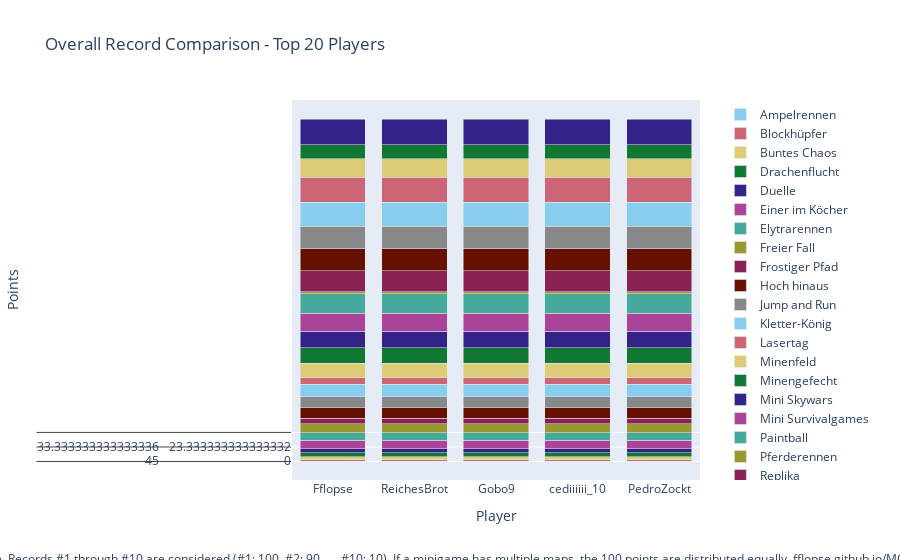

Notebook code cell kept with this figure:
### Code cell
import plotly.graph_objects as go

# Sum all columns to get the total score
outDf['Total'] = outDf.sum(axis=1)

# Sort by total score and fill N/A values with 0
outDf = outDf.sort_values(by='Total', ascending=False).fillna(0)

# Crop to top 10 players
cropDf = outDf.head(20).copy()

# Drop the 'Total' column for plotting
cropDf = cropDf.drop(columns=['Total'])

# Create a color palette
color_palette = px.colors.qualitative.Safe

# Create the stacked bar plot
fig = go.Figure()

for column in cropDf.columns.difference(['Player']):
    fig.add_trace(go.Bar(
        x=cropDf.index,
        y=cropDf[column],
        name=column,
        marker_color=color_palette[len(fig.data) % len(color_palette)]
    ))

# Update layout
fig.update_layout(
    barmode='stack',
    title='Overall Record Comparison - Top 20 Players',
    xaxis=dict(title='Player'),
    yaxis=dict(title='Points'),
    #height=800,
    #width=1000,
    legend=dict(
        x=1.05,
        y=0.5,
        traceorder='normal',
        font=dict(size=12),
        bgcolor='rgba(255, 255, 255, 0)',
        bordercolor='rgba(0, 0, 0, 0)'
    ),
    margin=dict(r=200),  # Adjust right margin to make room for the legend
    annotations=[
        dict(
            x=0.5,
            y=-0.235,
            xref='paper',
            yref='paper',
            text='Max 100 points per minigame. Records #1 through #10 are considered (#1: 100, #2: 90, ..., #10: 10). If a minigame has multiple maps, the 100 points are distributed equally. fflopse.github.io/MCP-Records/data-analysis/global-ranking.ipynb',
            showarrow=False,
            font=dict(size=12),
            xanchor='center'
        )
    ]
)

fig.show()

# save the plot as an html file

fig.write_html('out/overall_record_comparison.html')

### Figure 1 — Plotly figure (JSON) as saved in the notebook; plotly's stock layout.template omitted (floating-point values rounded to 4 significant figures)
{"data": [{"marker": {"color": "rgb(136, 204, 238)"}, "name": "Ampelrennen", "type": "bar", "x": ["Fflopse", "ReichesBrot", "Gobo9", "cediiiiii_10", "PedroZockt", "HerrDante", "Ex4cted", "_n3d", "JOW23", "lizsyy", "Freeeedom", "yiiq", "CML_Justin", "2wc", "Umgfoin", "yzvm", "DarkCobweb", "Ninivee", "camman18YT", "KakaMC"], "y": [[45, 45, 45, 45, 45], [0, 0, 0, 0, 0], [50, 50, 50, 50, 50], [15, 15, 15, 15, 15], [70, 70, 70, 70, 70], [25, 25, 25, 25, 25], [45, 45, 45, 45, 45], [20, 20, 20, 20, 20], [0, 0, 0, 0, 0], [10, 10, 10, 10, 10], [0, 0, 0, 0, 0], [0, 0, 0, 0, 0], [0, 0, 0, 0, 0], [0, 0, 0, 0, 0], [50, 50, 50, 50, 50], [0, 0, 0, 0, 0], [0, 0, 0, 0, 0], [0, 0, 0, 0, 0], [0, 0, 0, 0, 0], [0, 0, 0, 0, 0]]}, {"marker": {"color": "rgb(204, 102, 119)"}, "name": "Blockhüpfer", "type": "bar", "x": ["Fflopse", "ReichesBrot", "Gobo9", "cediiiiii_10", "PedroZockt", "HerrDante", "Ex4cted", "_n3d", "JOW23", "lizsyy", "Freeeedom", "yiiq", "CML_Justin", "2wc", "Umgfoin", "yzvm", "DarkCobweb", "Ninivee", "camman18YT", "KakaMC"], "y": [[90, 90, 90, 90, 90], [100, 100, 100, 100, 100], [50, 50, 50, 50, 50], [0, 0, 0, 0, 0], [0, 0, 0, 0, 0], [0, 0, 0, 0, 0], [80, 80, 80, 80, 80], [0, 0, 0, 0, 0], [0, 0, 0, 0, 0], [30, 30, 30, 30, 30], [0, 0, 0, 0, 0], [0, 0, 0, 0, 0], [70, 70, 70, 70, 70], [0, 0, 0, 0, 0], [0, 0, 0, 0, 0], [0, 0, 0, 0, 0], [0, 0, 0, 0, 0], [0, 0, 0, 0, 0], [0, 0, 0, 0, 0], [0, 0, 0, 0, 0]]}, {"marker": {"color": "rgb(221, 204, 119)"}, "name": "Buntes Chaos", "type": "bar", "x": ["Fflopse", "ReichesBrot", "Gobo9", "cediiiiii_10", "PedroZockt", "HerrDante", "Ex4cted", "_n3d", "JOW23", "lizsyy", "Freeeedom", "yiiq", "CML_Justin", "2wc", "Umgfoin", "yzvm", "DarkCobweb", "Ninivee", "camman18YT", "KakaMC"], "y": [[100, 100, 100, 100, 100], [100, 100, 100, 100, 100], [50, 50, 50, 50, 50], [50, 50, 50, 50, 50], [100, 100, 100, 100, 100], [50, 50, 50, 50, 50], [50, 50, 50, 50, 50], [100, 100, 100, 100, 100], [0, 0, 0, 0, 0], [100, 100, 100, 100, 100], [50, 50, 50, 50, 50], [0, 0, 0, 0, 0], [50, 50, 50, 50, 50], [0, 0, 0, 0, 0], [100, 100, 100, 100, 100], [0, 0, 0, 0, 0], [0, 0, 0, 0, 0], [100, 100, 100, 100, 100], [0, 0, 0, 0, 0], [100, 100, 100, 100, 100]]}, {"marker": {"color": "rgb(17, 119, 51)"}, "name": "Drachenflucht", "type": "bar", "x": ["Fflopse", "ReichesBrot", "Gobo9", "cediiiiii_10", "PedroZockt", "HerrDante", "Ex4cted", "_n3d", "JOW23", "lizsyy", "Freeeedom", "yiiq", "CML_Justin", "2wc", "Umgfoin", "yzvm", "DarkCobweb", "Ninivee", "camman18YT", "KakaMC"], "y": [[0, 0, 0, 0, 0], [0, 0, 0, 0, 0], [0, 0, 0, 0, 0], [0, 0, 0, 0, 0], [33.33, 33.33, 33.33, 33.33, 33.33], [0, 0, 0, 0, 0], [0, 0, 0, 0, 0], [0, 0, 0, 0, 0], [0, 0, 0, 0, 0], [33.33, 33.33, 33.33, 33.33, 33.33], [0, 0, 0, 0, 0], [0, 0, 0, 0, 0], [0, 0, 0, 0, 0], [0, 0, 0, 0, 0], [0, 0, 0, 0, 0], [0, 0, 0, 0, 0], [0, 0, 0, 0, 0], [0, 0, 0, 0, 0], [0, 0, 0, 0, 0], [0, 0, 0, 0, 0]]}, {"marker": {"color": "rgb(51, 34, 136)"}, "name": "Duelle", "type": "bar", "x": ["Fflopse", "ReichesBrot", "Gobo9", "cediiiiii_10", "PedroZockt", "HerrDante", "Ex4cted", "_n3d", "JOW23", "lizsyy", "Freeeedom", "yiiq", "CML_Justin", "2wc", "Umgfoin", "yzvm", "DarkCobweb", "Ninivee", "camman18YT", "KakaMC"], "y": [[0, 0, 0, 0, 0], [0, 0, 0, 0, 0], [0, 0, 0, 0, 0], [60, 60, 60, 60, 60], [0, 0, 0, 0, 0], [0, 0, 0, 0, 0], [0, 0, 0, 0, 0], [0, 0, 0, 0, 0], [0, 0, 0, 0, 0], [0, 0, 0, 0, 0], [0, 0, 0, 0, 0], [0, 0, 0, 0, 0], [0, 0, 0, 0, 0], [60, 60, 60, 60, 60], [0, 0, 0, 0, 0], [60, 60, 60, 60, 60], [60, 60, 60, 60, 60], [0, 0, 0, 0, 0], [0, 0, 0, 0, 0], [0, 0, 0, 0, 0]]}, {"marker": {"color": "rgb(170, 68, 153)"}, "name": "Einer im Köcher", "type": "bar", "x": ["Fflopse", "ReichesBrot", "Gobo9", "cediiiiii_10", "PedroZockt", "HerrDante", "Ex4cted", "_n3d", "JOW23", "lizsyy", "Freeeedom", "yiiq", "CML_Justin", "2wc", "Umgfoin", "yzvm", "DarkCobweb", "Ninivee", "camman18YT", "KakaMC"], "y": [[83.33, 83.33, 83.33, 83.33, 83.33], [13.33, 13.33, 13.33, 13.33, 13.33], [23.33, 23.33, 23.33, 23.33, 23.33], [36.67, 36.67, 36.67, 36.67, 36.67], [0, 0, 0, 0, 0], [83.33, 83.33, 83.33, 83.33, 83.33], [0, 0, 0, 0, 0], [10, 10, 10, 10, 10], [13.33, 13.33, 13.33, 13.33, 13.33], [0, 0, 0, 0, 0], [33.33, 33.33, 33.33, 33.33, 33.33], [0, 0, 0, 0, 0], [0, 0, 0, 0, 0], [0, 0, 0, 0, 0], [0, 0, 0, 0, 0], [0, 0, 0, 0, 0], [0, 0, 0, 0, 0], [0, 0, 0, 0, 0], [0, 0, 0, 0, 0], [0, 0, 0, 0, 0]]}, {"marker": {"color": "rgb(68, 170, 153)"}, "name": "Elytrarennen", "type": "bar", "x": ["Fflopse", "ReichesBrot", "Gobo9", "cediiiiii_10", "PedroZockt", "HerrDante", "Ex4cted", "_n3d", "JOW23", "lizsyy", "Freeeedom", "yiiq", "CML_Justin", "2wc", "Umgfoin", "yzvm", "DarkCobweb", "Ninivee", "camman18YT", "KakaMC"], "y": [[83.33, 83.33, 83.33, 83.33, 83.33], [100, 100, 100, 100, 100], [50, 50, 50, 50, 50], [0, 0, 0, 0, 0], [0, 0, 0, 0, 0], [0, 0, 0, 0, 0], [0, 0, 0, 0, 0], [50, 50, 50, 50, 50], [0, 0, 0, 0, 0], [0, 0, 0, 0, 0], [73.33, 73.33, 73.33, 73.33, 73.33], [0, 0, 0, 0, 0], [53.33, 53.33, 53.33, 53.33, 53.33], [0, 0, 0, 0, 0], [10, 10, 10, 10, 10], [0, 0, 0, 0, 0], [0, 0, 0, 0, 0], [0, 0, 0, 0, 0], [0, 0, 0, 0, 0], [0, 0, 0, 0, 0]]}, {"marker": {"color": "rgb(153, 153, 51)"}, "name": "Freier Fall", "type": "bar", "x": ["Fflopse", "ReichesBrot", "Gobo9", "cediiiiii_10", "PedroZockt", "HerrDante", "Ex4cted", "_n3d", "JOW23", "lizsyy", "Freeeedom", "yiiq", "CML_Justin", "2wc", "Umgfoin", "yzvm", "DarkCobweb", "Ninivee", "camman18YT", "KakaMC"], "y": [[47.5, 47.5, 47.5, 47.5, 47.5], [35, 35, 35, 35, 35], [50, 50, 50, 50, 50], [50, 50, 50, 50, 50], [25, 25, 25, 25, 25], [62.5, 62.5, 62.5, 62.5, 62.5], [12.5, 12.5, 12.5, 12.5, 12.5], [10, 10, 10, 10, 10], [0, 0, 0, 0, 0], [0, 0, 0, 0, 0], [5, 5, 5, 5, 5], [0, 0, 0, 0, 0], [7.5, 7.5, 7.5, 7.5, 7.5], [40, 40, 40, 40, 40], [0, 0, 0, 0, 0], [0, 0, 0, 0, 0], [0, 0, 0, 0, 0], [0, 0, 0, 0, 0], [0, 0, 0, 0, 0], [0, 0, 0, 0, 0]]}, {"marker": {"color": "rgb(136, 34, 85)"}, "name": "Frostiger Pfad", "type": "bar", "x": ["Fflopse", "ReichesBrot", "Gobo9", "cediiiiii_10", "PedroZockt", "HerrDante", "Ex4cted", "_n3d", "JOW23", "lizsyy", "Freeeedom", "yiiq", "CML_Justin", "2wc", "Umgfoin", "yzvm", "DarkCobweb", "Ninivee", "camman18YT", "KakaMC"], "y": [[0, 0, 0, 0, 0], [90, 90, 90, 90, 90], [100, 100, 100, 100, 100], [0, 0, 0, 0, 0], [0, 0, 0, 0, 0], [0, 0, 0, 0, 0], [0, 0, 0, 0, 0], [20, 20, 20, 20, 20], [0, 0, 0, 0, 0], [0, 0, 0, 0, 0], [80, 80, 80, 80, 80], [0, 0, 0, 0, 0], [0, 0, 0, 0, 0], [0, 0, 0, 0, 0], [0, 0, 0, 0, 0], [0, 0, 0, 0, 0], [0, 0, 0, 0, 0], [60, 60, 60, 60, 60], [0, 0, 0, 0, 0], [0, 0, 0, 0, 0]]}, {"marker": {"color": "rgb(102, 17, 0)"}, "name": "Hoch hinaus", "type": "bar", "x": ["Fflopse", "ReichesBrot", "Gobo9", "cediiiiii_10", "PedroZockt", "HerrDante", "Ex4cted", "_n3d", "JOW23", "lizsyy", "Freeeedom", "yiiq", "CML_Justin", "2wc", "Umgfoin", "yzvm", "DarkCobweb", "Ninivee", "camman18YT", "KakaMC"], "y": [[80, 80, 80, 80, 80], [60, 60, 60, 60, 60], [70, 70, 70, 70, 70], [0, 0, 0, 0, 0], [90, 90, 90, 90, 90], [0, 0, 0, 0, 0], [20, 20, 20, 20, 20], [0, 0, 0, 0, 0], [50, 50, 50, 50, 50], [0, 0, 0, 0, 0], [0, 0, 0, 0, 0], [0, 0, 0, 0, 0], [40, 40, 40, 40, 40], [0, 0, 0, 0, 0], [0, 0, 0, 0, 0], [0, 0, 0, 0, 0], [0, 0, 0, 0, 0], [0, 0, 0, 0, 0], [0, 0, 0, 0, 0], [0, 0, 0, 0, 0]]}, {"marker": {"color": "rgb(136, 136, 136)"}, "name": "Jump and Run", "type": "bar", "x": ["Fflopse", "ReichesBrot", "Gobo9", "cediiiiii_10", "PedroZockt", "HerrDante", "Ex4cted", "_n3d", "JOW23", "lizsyy", "Freeeedom", "yiiq", "CML_Justin", "2wc", "Umgfoin", "yzvm", "DarkCobweb", "Ninivee", "camman18YT", "KakaMC"], "y": [[53.33, 53.33, 53.33, 53.33, 53.33], [93.33, 93.33, 93.33, 93.33, 93.33], [93.33, 93.33, 93.33, 93.33, 93.33], [20, 20, 20, 20, 20], [33.33, 33.33, 33.33, 33.33, 33.33], [23.33, 23.33, 23.33, 23.33, 23.33], [0, 0, 0, 0, 0], [0, 0, 0, 0, 0], [0, 0, 0, 0, 0], [13.33, 13.33, 13.33, 13.33, 13.33], [0, 0, 0, 0, 0], [0, 0, 0, 0, 0], [0, 0, 0, 0, 0], [13.33, 13.33, 13.33, 13.33, 13.33], [0, 0, 0, 0, 0], [0, 0, 0, 0, 0], [0, 0, 0, 0, 0], [0, 0, 0, 0, 0], [33.33, 33.33, 33.33, 33.33, 33.33], [10, 10, 10, 10, 10]]}, {"marker": {"color": "rgb(136, 204, 238)"}, "name": "Kletter-König", "type": "bar", "x": ["Fflopse", "ReichesBrot", "Gobo9", "cediiiiii_10", "PedroZockt", "HerrDante", "Ex4cted", "_n3d", "JOW23", "lizsyy", "Freeeedom", "yiiq", "CML_Justin", "2wc", "Umgfoin", "yzvm", "DarkCobweb", "Ninivee", "camman18YT", "KakaMC"], "y": [[85, 85, 85, 85, 85], [100, 100, 100, 100, 100], [30, 30, 30, 30, 30], [0, 0, 0, 0, 0], [10, 10, 10, 10, 10], [20, 20, 20, 20, 20], [0, 0, 0, 0, 0], [0, 0, 0, 0, 0], [0, 0, 0, 0, 0], [0, 0, 0, 0, 0], [0, 0, 0, 0, 0], [80, 80, 80, 80, 80], [0, 0, 0, 0, 0], [0, 0, 0, 0, 0], [0, 0, 0, 0, 0], [20, 20, 20, 20, 20], [0, 0, 0, 0, 0], [0, 0, 0, 0, 0], [40, 40, 40, 40, 40], [0, 0, 0, 0, 0]]}, {"marker": {"color": "rgb(204, 102, 119)"}, "name": "Lasertag", "type": "bar", "x": ["Fflopse", "ReichesBrot", "Gobo9", "cediiiiii_10", "PedroZockt", "HerrDante", "Ex4cted", "_n3d", "JOW23", "lizsyy", "Freeeedom", "yiiq", "CML_Justin", "2wc", "Umgfoin", "yzvm", "DarkCobweb", "Ninivee", "camman18YT", "KakaMC"], "y": [[83.33, 83.33, 83.33, 83.33, 83.33], [0, 0, 0, 0, 0], [26.67, 26.67, 26.67, 26.67, 26.67], [0, 0, 0, 0, 0], [33.33, 33.33, 33.33, 33.33, 33.33], [83.33, 83.33, 83.33, 83.33, 83.33], [30, 30, 30, 30, 30], [0, 0, 0, 0, 0], [50, 50, 50, 50, 50], [0, 0, 0, 0, 0], [0, 0, 0, 0, 0], [0, 0, 0, 0, 0], [0, 0, 0, 0, 0], [23.33, 23.33, 23.33, 23.33, 23.33], [0, 0, 0, 0, 0], [0, 0, 0, 0, 0], [0, 0, 0, 0, 0], [0, 0, 0, 0, 0], [0, 0, 0, 0, 0], [0, 0, 0, 0, 0]]}, {"marker": {"color": "rgb(221, 204, 119)"}, "name": "Minenfeld", "type": "bar", "x": ["Fflopse", "ReichesBrot", "Gobo9", "cediiiiii_10", "PedroZockt", "HerrDante", "Ex4cted", "_n3d", "JOW23", "lizsyy", "Freeeedom", "yiiq", "CML_Justin", "2wc", "Umgfoin", "yzvm", "DarkCobweb", "Ninivee", "camman18YT", "KakaMC"], "y": [[33.33, 33.33, 33.33, 33.33, 33.33], [23.33, 23.33, 23.33, 23.33, 23.33], [13.33, 13.33, 13.33, 13.33, 13.33], [10, 10, 10, 10, 10], [0, 0, 0, 0, 0], [40, 40, 40, 40, 40], [10, 10, 10, 10, 10], [26.67, 26.67, 26.67, 26.67, 26.67], [0, 0, 0, 0, 0], [0, 0, 0, 0, 0], [0, 0, 0, 0, 0], [0, 0, 0, 0, 0], [0, 0, 0, 0, 0], [0, 0, 0, 0, 0], [0, 0, 0, 0, 0], [0, 0, 0, 0, 0], [0, 0, 0, 0, 0], [20, 20, 20, 20, 20], [0, 0, 0, 0, 0], [0, 0, 0, 0, 0]]}, {"marker": {"color": "rgb(17, 119, 51)"}, "name": "Minengefecht", "type": "bar", "x": ["Fflopse", "ReichesBrot", "Gobo9", "cediiiiii_10", "PedroZockt", "HerrDante", "Ex4cted", "_n3d", "JOW23", "lizsyy", "Freeeedom", "yiiq", "CML_Justin", "2wc", "Umgfoin", "yzvm", "DarkCobweb", "Ninivee", "camman18YT", "KakaMC"], "y": [[12.5, 12.5, 12.5, 12.5, 12.5], [22.5, 22.5, 22.5, 22.5, 22.5], [30, 30, 30, 30, 30], [75, 75, 75, 75, 75], [0, 0, 0, 0, 0], [10, 10, 10, 10, 10], [0, 0, 0, 0, 0], [20, 20, 20, 20, 20], [45, 45, 45, 45, 45], [0, 0, 0, 0, 0], [10, 10, 10, 10, 10], [50, 50, 50, 50, 50], [10, 10, 10, 10, 10], [22.5, 22.5, 22.5, 22.5, 22.5], [0, 0, 0, 0, 0], [35, 35, 35, 35, 35], [60, 60, 60, 60, 60], [0, 0, 0, 0, 0], [0, 0, 0, 0, 0], [0, 0, 0, 0, 0]]}, {"marker": {"color": "rgb(51, 34, 136)"}, "name": "Mini Skywars", "type": "bar", "x": ["Fflopse", "ReichesBrot", "Gobo9", "cediiiiii_10", "PedroZockt", "HerrDante", "Ex4cted", "_n3d", "JOW23", "lizsyy", "Freeeedom", "yiiq", "CML_Justin", "2wc", "Umgfoin", "yzvm", "DarkCobweb", "Ninivee", "camman18YT", "KakaMC"], "y": [[24, 24, 24, 24, 24], [20, 20, 20, 20, 20], [76, 76, 76, 76, 76], [48, 48, 48, 48, 48], [26, 26, 26, 26, 26], [0, 0, 0, 0, 0], [12, 12, 12, 12, 12], [20, 20, 20, 20, 20], [20, 20, 20, 20, 20], [0, 0, 0, 0, 0], [22, 22, 22, 22, 22], [10, 10, 10, 10, 10], [18, 18, 18, 18, 18], [34, 34, 34, 34, 34], [18, 18, 18, 18, 18], [0, 0, 0, 0, 0], [32, 32, 32, 32, 32], [8, 8, 8, 8, 8], [8, 8, 8, 8, 8], [20, 20, 20, 20, 20]]}, {"marker": {"color": "rgb(170, 68, 153)"}, "name": "Mini Survivalgames", "type": "bar", "x": ["Fflopse", "ReichesBrot", "Gobo9", "cediiiiii_10", "PedroZockt", "HerrDante", "Ex4cted", "_n3d", "JOW23", "lizsyy", "Freeeedom", "yiiq", "CML_Justin", "2wc", "Umgfoin", "yzvm", "DarkCobweb", "Ninivee", "camman18YT", "KakaMC"], "y": [[30, 30, 30, 30, 30], [30, 30, 30, 30, 30], [30, 30, 30, 30, 30], [26.67, 26.67, 26.67, 26.67, 26.67], [0, 0, 0, 0, 0], [13.33, 13.33, 13.33, 13.33, 13.33], [0, 0, 0, 0, 0], [0, 0, 0, 0, 0], [30, 30, 30, 30, 30], [0, 0, 0, 0, 0], [0, 0, 0, 0, 0], [0, 0, 0, 0, 0], [0, 0, 0, 0, 0], [26.67, 26.67, 26.67, 26.67, 26.67], [26.67, 26.67, 26.67, 26.67, 26.67], [0, 0, 0, 0, 0], [10, 10, 10, 10, 10], [36.67, 36.67, 36.67, 36.67, 36.67], [56.67, 56.67, 56.67, 56.67, 56.67], [0, 0, 0, 0, 0]]}, {"marker": {"color": "rgb(68, 170, 153)"}, "name": "Paintball", "type": "bar", "x": ["Fflopse", "ReichesBrot", "Gobo9", "cediiiiii_10", "PedroZockt", "HerrDante", "Ex4cted", "_n3d", "JOW23", "lizsyy", "Freeeedom", "yiiq", "CML_Justin", "2wc", "Umgfoin", "yzvm", "DarkCobweb", "Ninivee", "camman18YT", "KakaMC"], "y": [[73.33, 73.33, 73.33, 73.33, 73.33], [86.67, 86.67, 86.67, 86.67, 86.67], [0, 0, 0, 0, 0], [0, 0, 0, 0, 0], [50, 50, 50, 50, 50], [40, 40, 40, 40, 40], [0, 0, 0, 0, 0], [6.667, 6.667, 6.667, 6.667, 6.667], [0, 0, 0, 0, 0], [0, 0, 0, 0, 0], [23.33, 23.33, 23.33, 23.33, 23.33], [23.33, 23.33, 23.33, 23.33, 23.33], [0, 0, 0, 0, 0], [33.33, 33.33, 33.33, 33.33, 33.33], [0, 0, 0, 0, 0], [20, 20, 20, 20, 20], [16.67, 16.67, 16.67, 16.67, 16.67], [0, 0, 0, 0, 0], [0, 0, 0, 0, 0], [0, 0, 0, 0, 0]]}, {"marker": {"color": "rgb(153, 153, 51)"}, "name": "Pferderennen", "type": "bar", "x": ["Fflopse", "ReichesBrot", "Gobo9", "cediiiiii_10", "PedroZockt", "HerrDante", "Ex4cted", "_n3d", "JOW23", "lizsyy", "Freeeedom", "yiiq", "CML_Justin", "2wc", "Umgfoin", "yzvm", "DarkCobweb", "Ninivee", "camman18YT", "KakaMC"], "y": [[90, 90, 90, 90, 90], [68.33, 68.33, 68.33, 68.33, 68.33], [65, 65, 65, 65, 65], [71.67, 71.67, 71.67, 71.67, 71.67], [40, 40, 40, 40, 40], [6.667, 6.667, 6.667, 6.667, 6.667], [0, 0, 0, 0, 0], [0, 0, 0, 0, 0], [0, 0, 0, 0, 0], [26.67, 26.67, 26.67, 26.67, 26.67], [10, 10, 10, 10, 10], [41.67, 41.67, 41.67, 41.67, 41.67], [0, 0, 0, 0, 0], [0, 0, 0, 0, 0], [6.667, 6.667, 6.667, 6.667, 6.667], [13.33, 13.33, 13.33, 13.33, 13.33], [0, 0, 0, 0, 0], [0, 0, 0, 0, 0], [0, 0, 0, 0, 0], [0, 0, 0, 0, 0]]}, {"marker": {"color": "rgb(136, 34, 85)"}, "name": "Replika", "type": "bar", "x": ["Fflopse", "ReichesBrot", "Gobo9", "cediiiiii_10", "PedroZockt", "HerrDante", "Ex4cted", "_n3d", "JOW23", "lizsyy", "Freeeedom", "yiiq", "CML_Justin", "2wc", "Umgfoin", "yzvm", "DarkCobweb", "Ninivee", "camman18YT", "KakaMC"], "y": [[54.27, 54.27, 54.27, 54.27, 54.27], [12.43, 12.43, 12.43, 12.43, 12.43], [90.87, 90.87, 90.87, 90.87, 90.87], [50.1, 50.1, 50.1, 50.1, 50.1], [55.44, 55.44, 55.44, 55.44, 55.44], [7.864, 7.864, 7.864, 7.864, 7.864], [41.75, 41.75, 41.75, 41.75, 41.75], [5.534, 5.534, 5.534, 5.534, 5.534], [2.524, 2.524, 2.524, 2.524, 2.524], [16.99, 16.99, 16.99, 16.99, 16.99], [3.981, 3.981, 3.981, 3.981, 3.981], [27.57, 27.57, 27.57, 27.57, 27.57], [3.786, 3.786, 3.786, 3.786, 3.786], [2.427, 2.427, 2.427, 2.427, 2.427], [0, 0, 0, 0, 0], [0, 0, 0, 0, 0], [1.65, 1.65, 1.65, 1.65, 1.65], [0, 0, 0, 0, 0], [4.854, 4.854, 4.854, 4.854, 4.854], [30.97, 30.97, 30.97, 30.97, 30.97]]}, {"marker": {"color": "rgb(102, 17, 0)"}, "name": "Sammelwahn", "type": "bar", "x": ["Fflopse", "ReichesBrot", "Gobo9", "cediiiiii_10", "PedroZockt", "HerrDante", "Ex4cted", "_n3d", "JOW23", "lizsyy", "Freeeedom", "yiiq", "CML_Justin", "2wc", "Umgfoin", "yzvm", "DarkCobweb", "Ninivee", "camman18YT", "KakaMC"], "y": [[18.84, 18.84, 18.84, 18.84, 18.84], [2.791, 2.791, 2.791, 2.791, 2.791], [28.84, 28.84, 28.84, 28.84, 28.84], [29.77, 29.77, 29.77, 29.77, 29.77], [12.79, 12.79, 12.79, 12.79, 12.79], [6.977, 6.977, 6.977, 6.977, 6.977], [14.19, 14.19, 14.19, 14.19, 14.19], [6.977, 6.977, 6.977, 6.977, 6.977], [2.326, 2.326, 2.326, 2.326, 2.326], [3.953, 3.953, 3.953, 3.953, 3.953], [2.791, 2.791, 2.791, 2.791, 2.791], [0, 0, 0, 0, 0], [3.721, 3.721, 3.721, 3.721, 3.721], [0, 0, 0, 0, 0], [5.116, 5.116, 5.116, 5.116, 5.116], [3.023, 3.023, 3.023, 3.023, 3.023], [3.721, 3.721, 3.721, 3.721, 3.721], [1.628, 1.628, 1.628, 1.628, 1.628], [5.116, 5.116, 5.116, 5.116, 5.116], [9.535, 9.535, 9.535, 9.535, 9.535]]}, {"marker": {"color": "rgb(136, 136, 136)"}, "name": "Schießstand", "type": "bar", "x": ["Fflopse", "ReichesBrot", "Gobo9", "cediiiiii_10", "PedroZockt", "HerrDante", "Ex4cted", "_n3d", "JOW23", "lizsyy", "Freeeedom", "yiiq", "CML_Justin", "2wc", "Umgfoin", "yzvm", "DarkCobweb", "Ninivee", "camman18YT", "KakaMC"], "y": [[96.67, 96.67, 96.67, 96.67, 96.67], [10, 10, 10, 10, 10], [50, 50, 50, 50, 50], [40, 40, 40, 40, 40], [0, 0, 0, 0, 0], [66.67, 66.67, 66.67, 66.67, 66.67], [90, 90, 90, 90, 90], [26.67, 26.67, 26.67, 26.67, 26.67], [10, 10, 10, 10, 10], [33.33, 33.33, 33.33, 33.33, 33.33], [0, 0, 0, 0, 0], [0, 0, 0, 0, 0], [0, 0, 0, 0, 0], [0, 0, 0, 0, 0], [0, 0, 0, 0, 0], [0, 0, 0, 0, 0], [0, 0, 0, 0, 0], [0, 0, 0, 0, 0], [0, 0, 0, 0, 0], [0, 0, 0, 0, 0]]}, {"marker": {"color": "rgb(136, 204, 238)"}, "name": "Spleef", "type": "bar", "x": ["Fflopse", "ReichesBrot", "Gobo9", "cediiiiii_10", "PedroZockt", "HerrDante", "Ex4cted", "_n3d", "JOW23", "lizsyy", "Freeeedom", "yiiq", "CML_Justin", "2wc", "Umgfoin", "yzvm", "DarkCobweb", "Ninivee", "camman18YT", "KakaMC"], "y": [[55, 55, 55, 55, 55], [80, 80, 80, 80, 80], [55, 55, 55, 55, 55], [75, 75, 75, 75, 75], [50, 50, 50, 50, 50], [20, 20, 20, 20, 20], [20, 20, 20, 20, 20], [40, 40, 40, 40, 40], [40, 40, 40, 40, 40], [35, 35, 35, 35, 35], [0, 0, 0, 0, 0], [20, 20, 20, 20, 20], [35, 35, 35, 35, 35], [0, 0, 0, 0, 0], [65, 65, 65, 65, 65], [0, 0, 0, 0, 0], [20, 20, 20, 20, 20], [0, 0, 0, 0, 0], [0, 0, 0, 0, 0], [0, 0, 0, 0, 0]]}, {"marker": {"color": "rgb(204, 102, 119)"}, "name": "Todeswürfel", "type": "bar", "x": ["Fflopse", "ReichesBrot", "Gobo9", "cediiiiii_10", "PedroZockt", "HerrDante", "Ex4cted", "_n3d", "JOW23", "lizsyy", "Freeeedom", "yiiq", "CML_Justin", "2wc", "Umgfoin", "yzvm", "DarkCobweb", "Ninivee", "camman18YT", "KakaMC"], "y": [[60, 60, 60, 60, 60], [0, 0, 0, 0, 0], [0, 0, 0, 0, 0], [0, 0, 0, 0, 0], [50, 50, 50, 50, 50], [90, 90, 90, 90, 90], [0, 0, 0, 0, 0], [0, 0, 0, 0, 0], [0, 0, 0, 0, 0], [0, 0, 0, 0, 0], [0, 0, 0, 0, 0], [0, 0, 0, 0, 0], [20, 20, 20, 20, 20], [0, 0, 0, 0, 0], [0, 0, 0, 0, 0], [0, 0, 0, 0, 0], [0, 0, 0, 0, 0], [0, 0, 0, 0, 0], [40, 40, 40, 40, 40], [30, 30, 30, 30, 30]]}, {"marker": {"color": "rgb(221, 204, 119)"}, "name": "Waffenfolge", "type": "bar", "x": ["Fflopse", "ReichesBrot", "Gobo9", "cediiiiii_10", "PedroZockt", "HerrDante", "Ex4cted", "_n3d", "JOW23", "lizsyy", "Freeeedom", "yiiq", "CML_Justin", "2wc", "Umgfoin", "yzvm", "DarkCobweb", "Ninivee", "camman18YT", "KakaMC"], "y": [[30, 30, 30, 30, 30], [50, 50, 50, 50, 50], [0, 0, 0, 0, 0], [70, 70, 70, 70, 70], [60, 60, 60, 60, 60], [0, 0, 0, 0, 0], [0, 0, 0, 0, 0], [0, 0, 0, 0, 0], [100, 100, 100, 100, 100], [0, 0, 0, 0, 0], [0, 0, 0, 0, 0], [0, 0, 0, 0, 0], [0, 0, 0, 0, 0], [0, 0, 0, 0, 0], [0, 0, 0, 0, 0], [90, 90, 90, 90, 90], [0, 0, 0, 0, 0], [0, 0, 0, 0, 0], [0, 0, 0, 0, 0], [0, 0, 0, 0, 0]]}, {"marker": {"color": "rgb(17, 119, 51)"}, "name": "Walls", "type": "bar", "x": ["Fflopse", "ReichesBrot", "Gobo9", "cediiiiii_10", "PedroZockt", "HerrDante", "Ex4cted", "_n3d", "JOW23", "lizsyy", "Freeeedom", "yiiq", "CML_Justin", "2wc", "Umgfoin", "yzvm", "DarkCobweb", "Ninivee", "camman18YT", "KakaMC"], "y": [[33.33, 33.33, 33.33, 33.33, 33.33], [13.33, 13.33, 13.33, 13.33, 13.33], [33.33, 33.33, 33.33, 33.33, 33.33], [86.67, 86.67, 86.67, 86.67, 86.67], [56.67, 56.67, 56.67, 56.67, 56.67], [0, 0, 0, 0, 0], [0, 0, 0, 0, 0], [33.33, 33.33, 33.33, 33.33, 33.33], [30, 30, 30, 30, 30], [0, 0, 0, 0, 0], [0, 0, 0, 0, 0], [20, 20, 20, 20, 20], [0, 0, 0, 0, 0], [20, 20, 20, 20, 20], [0, 0, 0, 0, 0], [13.33, 13.33, 13.33, 13.33, 13.33], [63.33, 63.33, 63.33, 63.33, 63.33], [20, 20, 20, 20, 20], [53.33, 53.33, 53.33, 53.33, 53.33], [30, 30, 30, 30, 30]]}, {"marker": {"color": "rgb(51, 34, 136)"}, "name": "Wettrennen", "type": "bar", "x": ["Fflopse", "ReichesBrot", "Gobo9", "cediiiiii_10", "PedroZockt", "HerrDante", "Ex4cted", "_n3d", "JOW23", "lizsyy", "Freeeedom", "yiiq", "CML_Justin", "2wc", "Umgfoin", "yzvm", "DarkCobweb", "Ninivee", "camman18YT", "KakaMC"], "y": [[82, 82, 82, 82, 82], [62, 62, 62, 62, 62], [74, 74, 74, 74, 74], [40, 40, 40, 40, 40], [10, 10, 10, 10, 10], [14, 14, 14, 14, 14], [0, 0, 0, 0, 0], [0, 0, 0, 0, 0], [0, 0, 0, 0, 0], [14, 14, 14, 14, 14], [0, 0, 0, 0, 0], [40, 40, 40, 40, 40], [0, 0, 0, 0, 0], [8, 8, 8, 8, 8], [0, 0, 0, 0, 0], [14, 14, 14, 14, 14], [0, 0, 0, 0, 0], [0, 0, 0, 0, 0], [0, 0, 0, 0, 0], [0, 0, 0, 0, 0]]}], "layout": {"annotations": [{"font": {"size": 12}, "showarrow": false, "text": "Max 100 points per minigame. Records #1 through #10 are considered (#1: 100, #2: 90, ..., #10: 10). If a minigame has multiple maps, the 100 points are distributed equally. fflopse.github.io/MCP-Records/data-analysis/global-ranking.ipynb", "x": 0.5, "xanchor": "center", "xref": "paper", "y": -0.235, "yref": "paper"}], "barmode": "stack", "legend": {"bgcolor": "rgba(255, 255, 255, 0)", "bordercolor": "rgba(0, 0, 0, 0)", "font": {"size": 12}, "traceorder": "normal", "x": 1.05, "y": 0.5}, "margin": {"r": 200}, "title": {"text": "Overall Record Comparison - Top 20 Players"}, "xaxis": {"title": {"text": "Player"}}, "yaxis": {"title": {"text": "Points"}}}}
